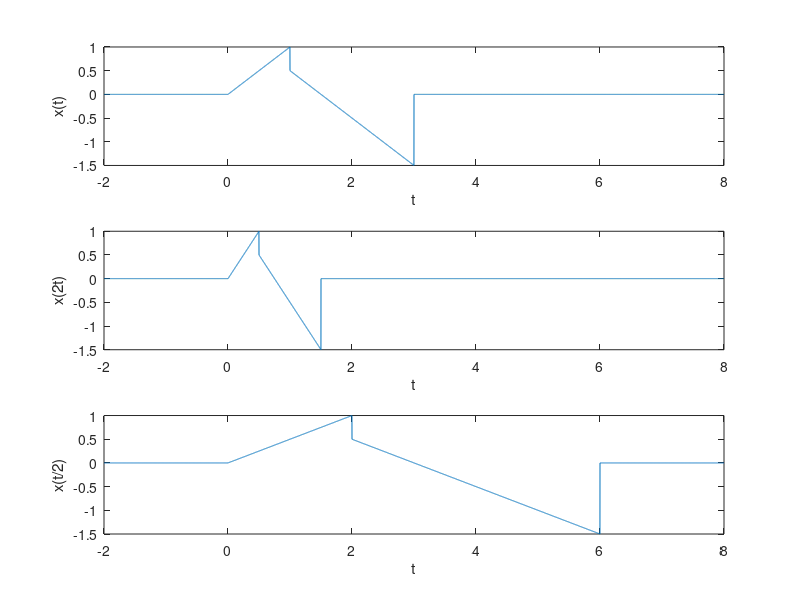

Here is the MATLAB script that generated this plot:
t = [-2:0.001:8];
x = @(t) t.*(t>=0 & t<1) + (1./2.*(3.-2.*t)).*(t>=1 & t<3);
x1 = x(t);
x2 = x(2.*t);
x3 = x(t./2);
subplot(311);plot(t,x1);
xlabel('t');
ylabel('x(t)');
subplot(312);plot(t,x2);
xlabel('t');
ylabel('x(2t)');
subplot(313);plot(t,x3);
xlabel('t');
ylabel('x(t/2)');